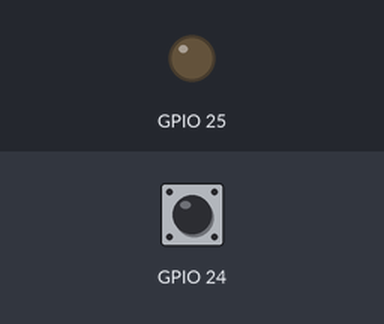
A program run on a simulated Raspberry Pi (BCM pin numbers). Shown: output pins drawn as LEDs (lit = HIGH). Dashed ring = blinking. Inputs (shaded band) come from the test bench; at power-on: GPIO 24 LOW.

Above: at 1.2 s.
1.3 s: GPIO 24 pulled HIGH for 1 s
At 3.4 s:
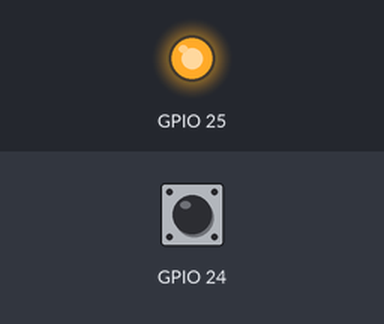
3.8 s: GPIO 24 pulled HIGH for 0.15 s
At 4.6 s:
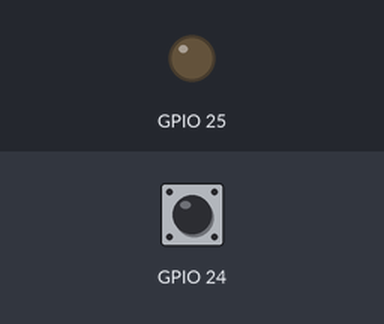
5.4 s: GPIO 24 pulled HIGH for 3.2 s
At 5.5 s:
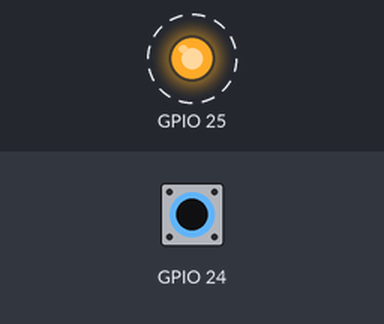
Timing chart, 0 to 10.1 s (numbered marks = the images above; inputs shaded):
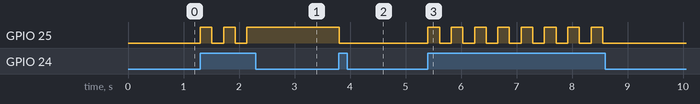

The program:

toggle.py
```python
import RPi.GPIO as GPIO
from time import sleep

GPIO.setmode(GPIO.BCM)
GPIO.setup(25, GPIO.OUT, initial = GPIO.LOW)
GPIO.setup(24, GPIO.IN, pull_up_down = GPIO.PUD_DOWN)

ledState = False

try:
  while True:
    if GPIO.input(24) == GPIO.HIGH:
      ledState = not ledState
      if ledState == True:
        GPIO.output(25, GPIO.HIGH)
      else:
        GPIO.output(25, GPIO.LOW)
      sleep(0.2)
    sleep(0.01)
except KeyboardInterrupt:
  pass

GPIO.cleanup()
```

Measured:
- after the input at 1.3 s, GPIO 25: alternates HIGH for 0.21 s and LOW for 0.21 s, 5 changes in all, then stays HIGH, starting at once
- after the input at 3.8 s, GPIO 25: HIGH → LOW at once
- after the input at 5.4 s, GPIO 25: alternates HIGH for 0.21 s and LOW for 0.21 s, 16 changes in all, then stays LOW, starting at once
